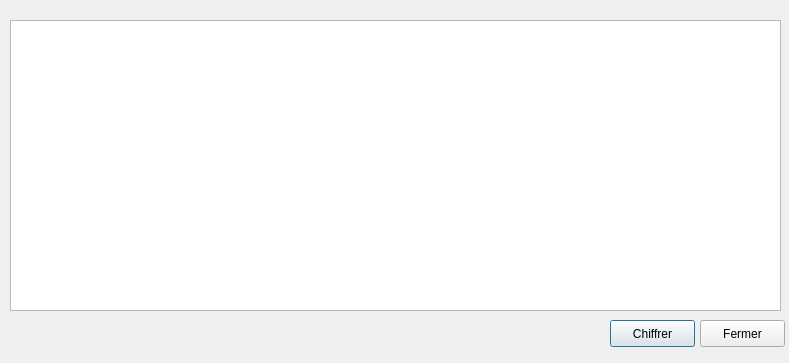
<?xml version="1.0" encoding="UTF-8"?>
<ui version="4.0">
 <class>Editor</class>
 <widget class="QDialog" name="Editor">
  <property name="geometry">
   <rect>
    <x>0</x>
    <y>0</y>
    <width>789</width>
    <height>363</height>
   </rect>
  </property>
  <property name="windowTitle">
   <string>Editeur de texte</string>
  </property>
  <widget class="QTextEdit" name="textEdit">
   <property name="geometry">
    <rect>
     <x>10</x>
     <y>20</y>
     <width>771</width>
     <height>291</height>
    </rect>
   </property>
  </widget>
  <widget class="QPushButton" name="encryptButton">
   <property name="geometry">
    <rect>
     <x>610</x>
     <y>320</y>
     <width>85</width>
     <height>27</height>
    </rect>
   </property>
   <property name="text">
    <string>Chiffrer</string>
   </property>
  </widget>
  <widget class="QPushButton" name="exitButton">
   <property name="geometry">
    <rect>
     <x>700</x>
     <y>320</y>
     <width>85</width>
     <height>27</height>
    </rect>
   </property>
   <property name="text">
    <string>Fermer</string>
   </property>
  </widget>
 </widget>
 <resources/>
 <connections/>
</ui>
